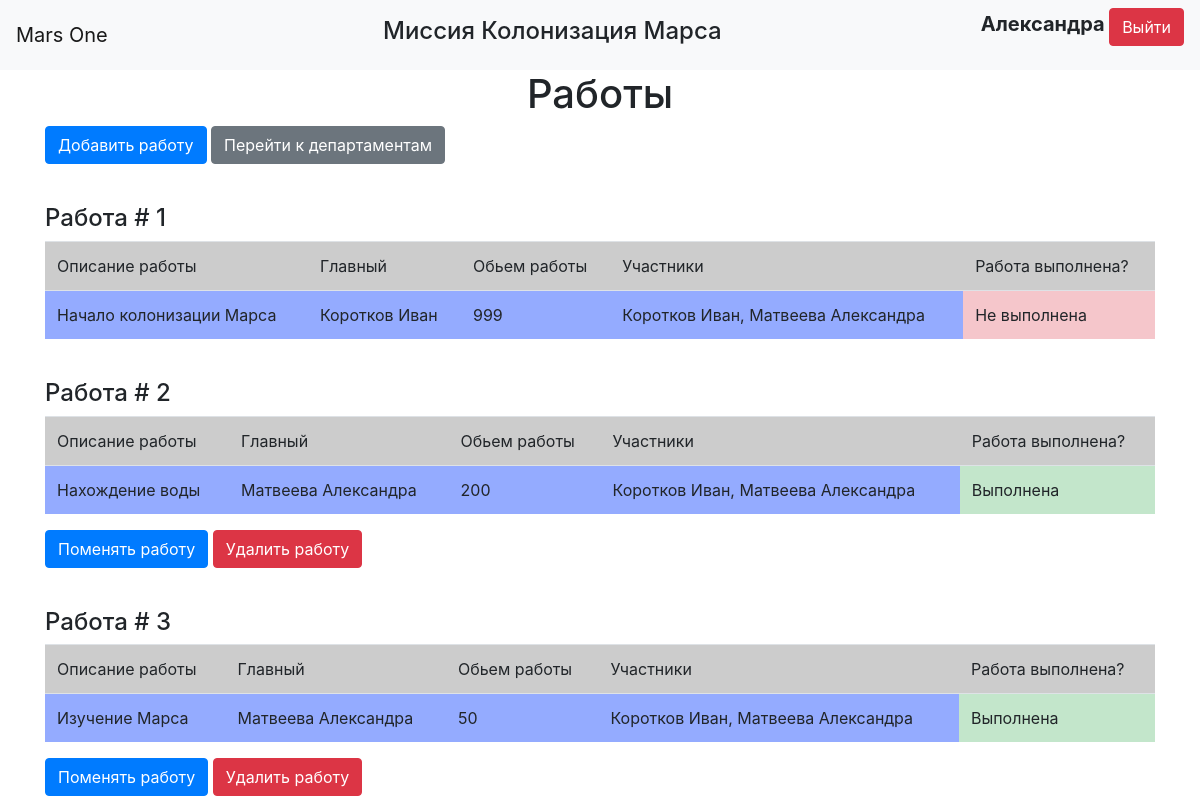
/jobs (signed in), run on an earlier commit of the app's database.
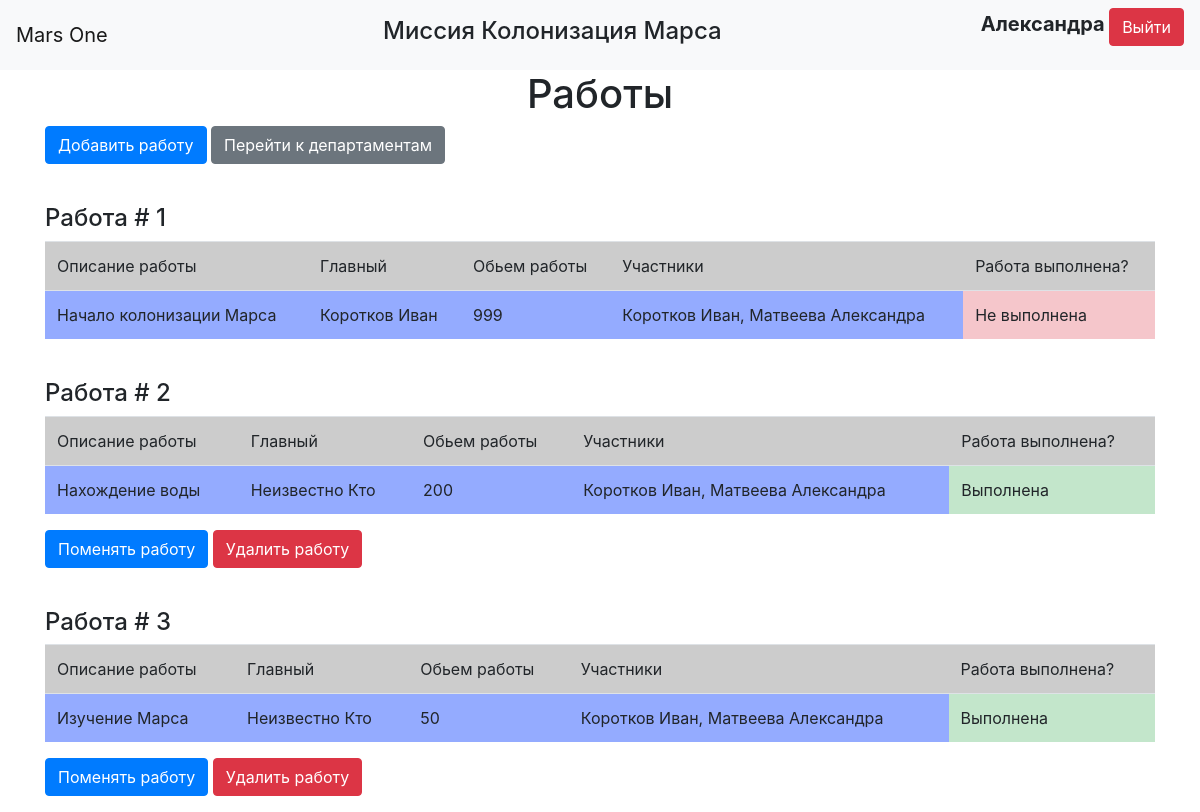
And on a later commit of the database.
### data/users.py (models this page shows, shortened)
class User(SqlAlchemyBase, UserMixin, SerializerMixin):
    __tablename__ = 'users'
    id = sqlalchemy.Column(sqlalchemy.Integer,
                           primary_key=True, autoincrement=True)
    surname = sqlalchemy.Column(sqlalchemy.String, nullable=True)
    name = sqlalchemy.Column(sqlalchemy.String, nullable=True)
    age = sqlalchemy.Column(sqlalchemy.Integer, nullable=True)
    position = sqlalchemy.Column(sqlalchemy.String, nullable=True)
    speciality = sqlalchemy.Column(sqlalchemy.String, nullable=True)
    address = sqlalchemy.Column(sqlalchemy.String, nullable=True, default=f"module_{randint(0, 99)}")
    email = sqlalchemy.Column(sqlalchemy.String, unique=True, nullable=True)
    hashed_password = sqlalchemy.Column(sqlalchemy.String, nullable=True)
    modified_date = sqlalchemy.Column(sqlalchemy.DateTime, default=datetime.datetime.now)
    jobs = orm.relationship("Jobs", back_populates="user")

### data/jobs.py (models this page shows)
class Jobs(SqlAlchemyBase, SerializerMixin):
    __tablename__ = 'jobs'
    id = sqlalchemy.Column(sqlalchemy.Integer,
                           primary_key=True, autoincrement=True)
    team_leader = sqlalchemy.Column(sqlalchemy.Integer, sqlalchemy.ForeignKey("users.id"),
                                    nullable=True)
    job = sqlalchemy.Column(sqlalchemy.String, nullable=True)
    work_size = sqlalchemy.Column(sqlalchemy.Integer, nullable=True)
    collaborators = sqlalchemy.Column(sqlalchemy.String, nullable=True)
    start_date = sqlalchemy.Column(sqlalchemy.DateTime, default=datetime.datetime.now, nullable=True)
    end_date = sqlalchemy.Column(sqlalchemy.DateTime, nullable=True)
    is_finished = sqlalchemy.Column(sqlalchemy.Boolean, nullable=True)
    creator = sqlalchemy.Column(sqlalchemy.Integer)
    user = orm.relationship('User')

### main.py (the view)
@app.route("/jobs")
@login_required
def jobs():
    dbs = db_session.create_session()
    if current_user.id != 1:
        jobs = dbs.query(Jobs).filter((Jobs.collaborators.like(f'% {current_user.id}%')) |
                                      (Jobs.collaborators.like(f'%{current_user.id},%')) |
                                      (Jobs.collaborators == str(current_user.id)) |
                                      (Jobs.creator == current_user.id))
    else:
        jobs = dbs.query(Jobs)
    return render_template("jobs.html", jobs=jobs,
                           teams=[", ".join(get_users(job, dbs)) for job in jobs],
                           title="Работы")

### data/db_session.py (called while the page is built)
def create_session() -> Session:
    global __factory
    return __factory()

### main.py (called while the page is built)
@login_manager.user_loader
def load_user(user_id):
    db_sess = db_session.create_session()
    return db_sess.query(User).get(user_id)

def get_users(storage, dbs):
    users = []
    for u_id in storage.collaborators.split(", "):
        try:
            ans = dbs.query(User).filter(User.id == int(u_id)).first()
            users.append(f"{ans.surname} {ans.name}")
        except (AttributeError, ValueError):
            users.append("Неизвестно Кто")
    return users

### templates/jobs.html
{% extends "base.html" %}
{% block content %}
{% if jobs %}
    <h1 class="center">Работы</h1>
    <p>
        <a class="btn btn-primary" href="/add_job">Добавить работу</a>
        <a class="btn btn-secondary" href="/departments">Перейти к департаментам</a>
    </p>
{% else %}
    <h1 class="center">Нет работ</h1>
    <p class="center">
        <a class="btn btn-primary" href="/add_job">Добавить работу</a>
        <a class="btn btn-secondary" href="/departments">Перейти к департаментам</a>
    </p>
{% endif %}
{% for job in jobs %}
    <br>
    <h4>Работа # {{loop.index}}</h4>
    <table class="table">
        <tr bgcolor="#ccc">
            <td>Описание работы</td>
            <td>Главный</td>
            <td>Обьем работы</td>
            <td>Участники</td>
            <td>Работа выполнена?</td>
        </tr>
        <tr bgcolor="#94abff">
            <td>{{ job.job }}</td>
            <td>{% if job.user %} {{ job.user.surname }} {{job.user.name}} {% else %}Неизвестно Кто{% endif %}</td>
            <td>{{ job.work_size }}</td>
            <td>{{ teams[loop.index - 1] }}</td>
            {% if job.is_finished %}
                <td class="table-success">Выполнена</td>
            {% else %}
                <td class="table-danger">Не выполнена</td>
            {% endif %}
        </tr>
    </table>
    {% if job.user %}
        {% set tema_leader = job.user.id %}
    {% else %}
        {% set tema_leader = 1 %}
    {% endif %}
    {% if current_user.id in (1, job.creator, team_leader) %}
    <p>
        <a class="btn btn-primary" href="/change_job/{{ job.id }}" >Поменять работу</a>
        <a class="btn btn-danger" href="/delete_job/{{ job.id }}" >Удалить работу</a>
    </p>
    {% endif %}
{% endfor %}
{% endblock %}

### templates/base.html (shortened to what this page needs)
<!doctype html>
<html lang="en">
<head>
    <link rel="stylesheet"
          href="https://stackpath.bootstrapcdn.com/bootstrap/4.4.1/css/bootstrap.min.css"
>
    <link rel="stylesheet" type="text/css" href="{{ url_for('static', filename='css/style.css') }}" />
</head>
<body>
<header>
    <nav class="navbar navbar-light bg-light">
        <a class="navbar-brand">Mars One</a>
        <h4 class="center">Миссия Колонизация Марса</h4>
        {% if current_user.is_authenticated %}
            <p>
                <a class="bold">{{ current_user.name }}</a>
                <a class="btn btn-danger" href="/logout">Выйти</a>
            </p>
        {% else %}
            <p>
                <a class="btn btn-primary" href="/register">Зарегистрироваться</a>
                <a class="btn btn-success" href="/login">Войти</a>
            </p>
        {% endif %}
    </nav>
</header>
<main role="main" class="container">
    {% block content %}{% endblock %}
</main>
</body>
</html>

### static/css/style.css (style rules this page uses)
.center { text-align: center; }
.bold { font-size: 20px; font-weight: bold; }

What changed in the data, as far as the page shows it:
changed Jobs "Нахождение воды": user.surname "Матвеева" → (not shown); user.name "Александра" → (not shown); now shows "Неизвестно Кто"
changed Jobs "Изучение Марса": user.surname "Матвеева" → (not shown); user.name "Александра" → (not shown); now shows "Неизвестно Кто"
